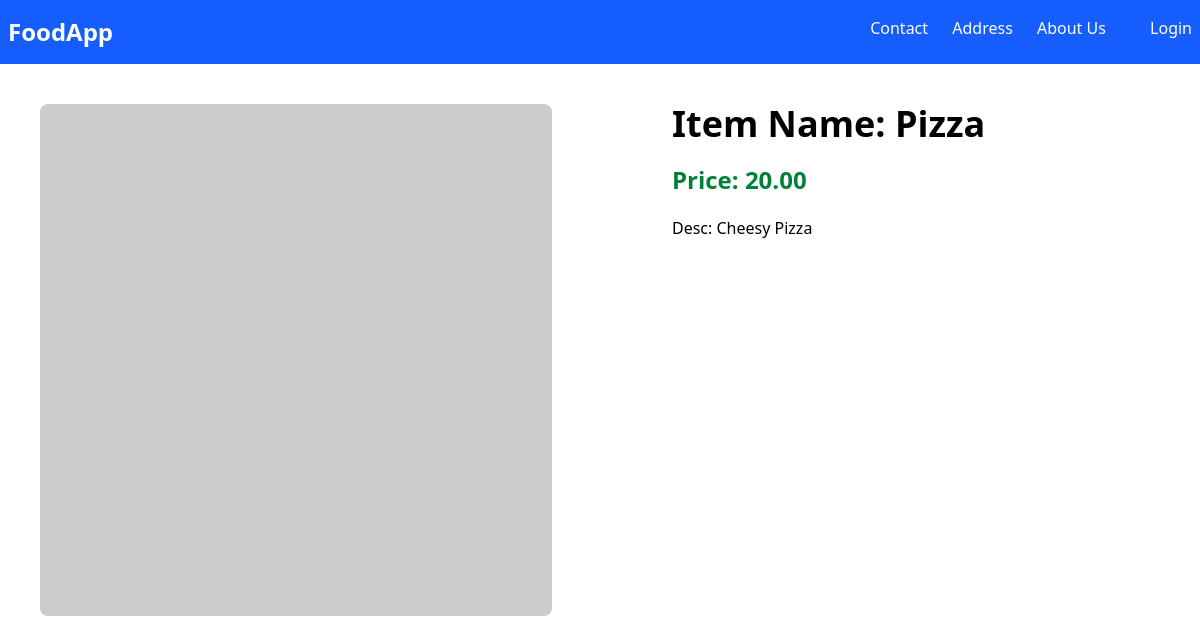
Screenshot of /myapp/1/ with the database file from the repository.
### myapp/models.py (models this page shows, shortened)
class Item(models.Model):
    class Meta:
        indexes = [
            models.Index(fields=['user_name', 'item_price']),
        ]
    user_name = models.ForeignKey(User, on_delete=models.CASCADE, default=1)
    item_name = models.CharField(max_length=200, db_index=True)
    item_description = models.CharField()
    item_price = models.DecimalField(max_digits=6, decimal_places=2, db_index=True)
    item_image = models.URLField(max_length=1000, default="https://placeholder.com")
    is_available = models.BooleanField(default=True)
    created_at = models.DateTimeField(auto_now_add=True)

### myapp/views.py (the view)
# urls.py: path('<int:pk>/', views.FoodDetail.as_view(), name='item_detail'),
class FoodDetail(DetailView):
    model = Item
    template_name = 'myapp/detail.html'
    context_object_name = 'item'

### myapp/templates/myapp/detail.html (shortened to what this page needs)
{% extends 'myapp/base.html' %}
{% block body %}
    <div class="m-10 flex">
        <div>
            <img class="w-128 rounded-lg" src="{{ item.item_image }}" alt="">
        </div>
        <div class="mx-30 space-y-5">
            <div class="font-bold text-4xl">Item Name: {{ item.item_name }}</div>
            <div class="text-green-700 font-bold text-2xl">Price: {{ item.item_price }}</div>
            <div>Desc: {{ item.item_description }}</div>
        </div>
    </div>
{% endblock %}

### rows the page displays
Item: item_name "Pizza", item_price "20.00", item_description "Cheesy Pizza"
